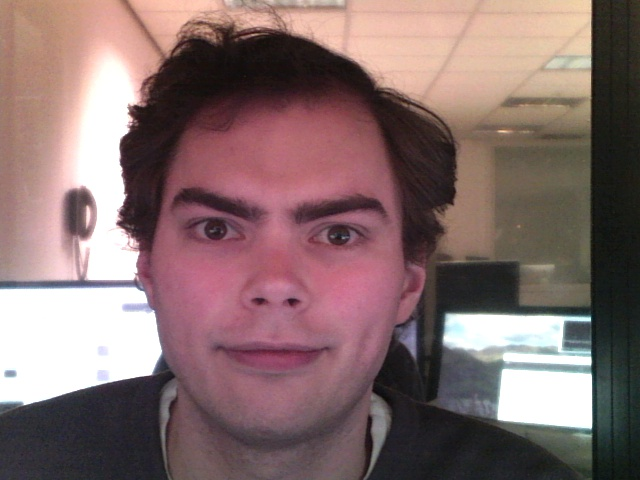
#> input picture Eyetracker/Project1/PyOpenCV/pygazetracker/test.jpg, 640 x 480 px
$ python -i image_analysis.py   (imports and definitions only)   (older library calls are emulated)
#> lines starting #> are read from the running program, lines starting #| are printed output that depends on the picture
#> further down, picture is the input picture: shape (480, 640, 3); mean B, G, R 109, 109.6, 134
import cv2
import numpy as np

# [14 lines left out: function apply_hist_mask, not called in this run]

def contours(frame):
	gray = cv2.cvtColor(frame, cv2.COLOR_BGR2GRAY)
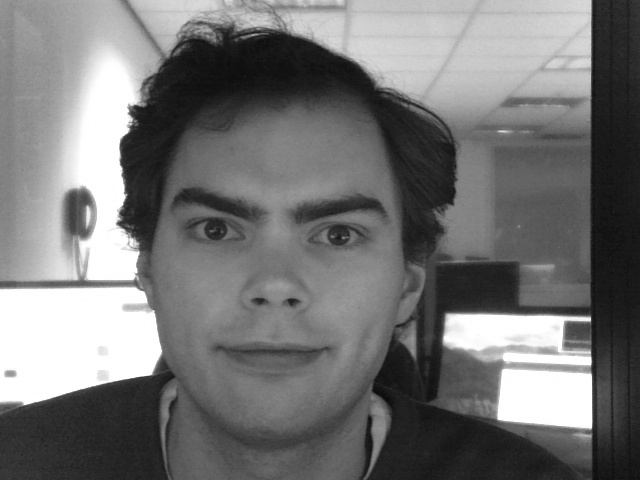
#> gray: shape (480, 640); min 10, max 255, mean 116.8
	ret,thresh = cv2.threshold(gray, 0, 255, 0)
#> thresh: shape (480, 640); every value is 255
	_, contours, hierarchy = cv2.findContours(thresh, cv2.RETR_EXTERNAL, cv2.CHAIN_APPROX_SIMPLE)
#> contours = [[[0, 0], [0, 479], [639, 479], [639, 0]]]
	return contours

# [13 lines left out: function max_contour, not called in this run]

def hull(contour):
	hull = cv2.convexHull(contour)
	return hull

# [61 lines left out: functions defects, centroid, contour_interior, gray_threshold, farthest_point, not called in this run]

>>> import cv2
>>> picture = cv2.imread('../../Eyetracker/Project1/PyOpenCV/pygazetracker/test.jpg')
>>> result = contours(picture)
#> result = [[[0, 0], [0, 479], [639, 479], [639, 0]]]
